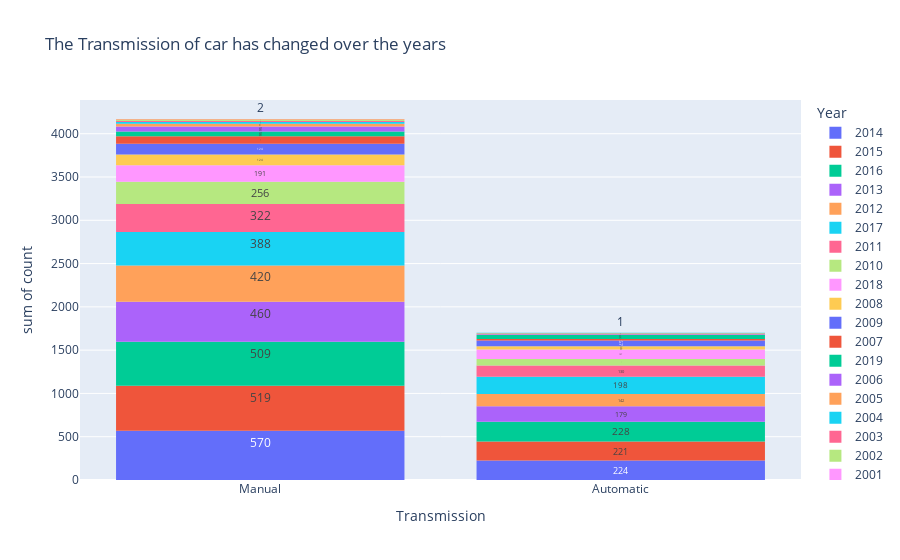

The code cell stored with this chart in its notebook:
### Code cell
px.histogram(df.groupby(["Year","Transmission"])["count"].sum().reset_index().sort_values(by="count",ascending=False),x="Transmission",y="count",color="Year",text_auto=True,title="The Transmission of car has changed over the years")

### Figure 1 — Plotly figure (JSON) as saved in the notebook; plotly's stock layout.template omitted (floating-point values rounded to 4 significant figures)
{"data": [{"alignmentgroup": "True", "bingroup": "x", "histfunc": "sum", "hovertemplate": "Year=2014<br>Transmission=%{x}<br>sum of count=%{y}<extra></extra>", "legendgroup": "2014", "marker": {"color": "#636efa", "pattern": {"shape": ""}}, "name": "2014", "offsetgroup": "2014", "orientation": "v", "showlegend": true, "texttemplate": "%{value}", "type": "histogram", "x": ["Manual", "Automatic"], "xaxis": "x", "y": [570, 224], "yaxis": "y"}, {"alignmentgroup": "True", "bingroup": "x", "histfunc": "sum", "hovertemplate": "Year=2015<br>Transmission=%{x}<br>sum of count=%{y}<extra></extra>", "legendgroup": "2015", "marker": {"color": "#EF553B", "pattern": {"shape": ""}}, "name": "2015", "offsetgroup": "2015", "orientation": "v", "showlegend": true, "texttemplate": "%{value}", "type": "histogram", "x": ["Manual", "Automatic"], "xaxis": "x", "y": [519, 221], "yaxis": "y"}, {"alignmentgroup": "True", "bingroup": "x", "histfunc": "sum", "hovertemplate": "Year=2016<br>Transmission=%{x}<br>sum of count=%{y}<extra></extra>", "legendgroup": "2016", "marker": {"color": "#00cc96", "pattern": {"shape": ""}}, "name": "2016", "offsetgroup": "2016", "orientation": "v", "showlegend": true, "texttemplate": "%{value}", "type": "histogram", "x": ["Manual", "Automatic"], "xaxis": "x", "y": [509, 228], "yaxis": "y"}, {"alignmentgroup": "True", "bingroup": "x", "histfunc": "sum", "hovertemplate": "Year=2013<br>Transmission=%{x}<br>sum of count=%{y}<extra></extra>", "legendgroup": "2013", "marker": {"color": "#ab63fa", "pattern": {"shape": ""}}, "name": "2013", "offsetgroup": "2013", "orientation": "v", "showlegend": true, "texttemplate": "%{value}", "type": "histogram", "x": ["Manual", "Automatic"], "xaxis": "x", "y": [460, 179], "yaxis": "y"}, {"alignmentgroup": "True", "bingroup": "x", "histfunc": "sum", "hovertemplate": "Year=2012<br>Transmission=%{x}<br>sum of count=%{y}<extra></extra>", "legendgroup": "2012", "marker": {"color": "#FFA15A", "pattern": {"shape": ""}}, "name": "2012", "offsetgroup": "2012", "orientation": "v", "showlegend": true, "texttemplate": "%{value}", "type": "histogram", "x": ["Manual", "Automatic"], "xaxis": "x", "y": [420, 142], "yaxis": "y"}, {"alignmentgroup": "True", "bingroup": "x", "histfunc": "sum", "hovertemplate": "Year=2017<br>Transmission=%{x}<br>sum of count=%{y}<extra></extra>", "legendgroup": "2017", "marker": {"color": "#19d3f3", "pattern": {"shape": ""}}, "name": "2017", "offsetgroup": "2017", "orientation": "v", "showlegend": true, "texttemplate": "%{value}", "type": "histogram", "x": ["Manual", "Automatic"], "xaxis": "x", "y": [388, 198], "yaxis": "y"}, {"alignmentgroup": "True", "bingroup": "x", "histfunc": "sum", "hovertemplate": "Year=2011<br>Transmission=%{x}<br>sum of count=%{y}<extra></extra>", "legendgroup": "2011", "marker": {"color": "#FF6692", "pattern": {"shape": ""}}, "name": "2011", "offsetgroup": "2011", "orientation": "v", "showlegend": true, "texttemplate": "%{value}", "type": "histogram", "x": ["Manual", "Automatic"], "xaxis": "x", "y": [322, 130], "yaxis": "y"}, {"alignmentgroup": "True", "bingroup": "x", "histfunc": "sum", "hovertemplate": "Year=2010<br>Transmission=%{x}<br>sum of count=%{y}<extra></extra>", "legendgroup": "2010", "marker": {"color": "#B6E880", "pattern": {"shape": ""}}, "name": "2010", "offsetgroup": "2010", "orientation": "v", "showlegend": true, "texttemplate": "%{value}", "type": "histogram", "x": ["Manual", "Automatic"], "xaxis": "x", "y": [256, 77], "yaxis": "y"}, {"alignmentgroup": "True", "bingroup": "x", "histfunc": "sum", "hovertemplate": "Year=2018<br>Transmission=%{x}<br>sum of count=%{y}<extra></extra>", "legendgroup": "2018", "marker": {"color": "#FF97FF", "pattern": {"shape": ""}}, "name": "2018", "offsetgroup": "2018", "orientation": "v", "showlegend": true, "texttemplate": "%{value}", "type": "histogram", "x": ["Manual", "Automatic"], "xaxis": "x", "y": [191, 107], "yaxis": "y"}, {"alignmentgroup": "True", "bingroup": "x", "histfunc": "sum", "hovertemplate": "Year=2008<br>Transmission=%{x}<br>sum of count=%{y}<extra></extra>", "legendgroup": "2008", "marker": {"color": "#FECB52", "pattern": {"shape": ""}}, "name": "2008", "offsetgroup": "2008", "orientation": "v", "showlegend": true, "texttemplate": "%{value}", "type": "histogram", "x": ["Manual", "Automatic"], "xaxis": "x", "y": [124, 38], "yaxis": "y"}, {"alignmentgroup": "True", "bingroup": "x", "histfunc": "sum", "hovertemplate": "Year=2009<br>Transmission=%{x}<br>sum of count=%{y}<extra></extra>", "legendgroup": "2009", "marker": {"color": "#636efa", "pattern": {"shape": ""}}, "name": "2009", "offsetgroup": "2009", "orientation": "v", "showlegend": true, "texttemplate": "%{value}", "type": "histogram", "x": ["Manual", "Automatic"], "xaxis": "x", "y": [124, 67], "yaxis": "y"}, {"alignmentgroup": "True", "bingroup": "x", "histfunc": "sum", "hovertemplate": "Year=2007<br>Transmission=%{x}<br>sum of count=%{y}<extra></extra>", "legendgroup": "2007", "marker": {"color": "#EF553B", "pattern": {"shape": ""}}, "name": "2007", "offsetgroup": "2007", "orientation": "v", "showlegend": true, "texttemplate": "%{value}", "type": "histogram", "x": ["Manual", "Automatic"], "xaxis": "x", "y": [87, 18], "yaxis": "y"}, {"alignmentgroup": "True", "bingroup": "x", "histfunc": "sum", "hovertemplate": "Year=2019<br>Transmission=%{x}<br>sum of count=%{y}<extra></extra>", "legendgroup": "2019", "marker": {"color": "#00cc96", "pattern": {"shape": ""}}, "name": "2019", "offsetgroup": "2019", "orientation": "v", "showlegend": true, "texttemplate": "%{value}", "type": "histogram", "x": ["Manual", "Automatic"], "xaxis": "x", "y": [56, 46], "yaxis": "y"}, {"alignmentgroup": "True", "bingroup": "x", "histfunc": "sum", "hovertemplate": "Year=2006<br>Transmission=%{x}<br>sum of count=%{y}<extra></extra>", "legendgroup": "2006", "marker": {"color": "#ab63fa", "pattern": {"shape": ""}}, "name": "2006", "offsetgroup": "2006", "orientation": "v", "showlegend": true, "texttemplate": "%{value}", "type": "histogram", "x": ["Manual", "Automatic"], "xaxis": "x", "y": [56, 10], "yaxis": "y"}, {"alignmentgroup": "True", "bingroup": "x", "histfunc": "sum", "hovertemplate": "Year=2005<br>Transmission=%{x}<br>sum of count=%{y}<extra></extra>", "legendgroup": "2005", "marker": {"color": "#FFA15A", "pattern": {"shape": ""}}, "name": "2005", "offsetgroup": "2005", "orientation": "v", "showlegend": true, "texttemplate": "%{value}", "type": "histogram", "x": ["Manual", "Automatic"], "xaxis": "x", "y": [33, 9], "yaxis": "y"}, {"alignmentgroup": "True", "bingroup": "x", "histfunc": "sum", "hovertemplate": "Year=2004<br>Transmission=%{x}<br>sum of count=%{y}<extra></extra>", "legendgroup": "2004", "marker": {"color": "#19d3f3", "pattern": {"shape": ""}}, "name": "2004", "offsetgroup": "2004", "orientation": "v", "showlegend": true, "texttemplate": "%{value}", "type": "histogram", "x": ["Manual", "Automatic"], "xaxis": "x", "y": [19, 6], "yaxis": "y"}, {"alignmentgroup": "True", "bingroup": "x", "histfunc": "sum", "hovertemplate": "Year=2003<br>Transmission=%{x}<br>sum of count=%{y}<extra></extra>", "legendgroup": "2003", "marker": {"color": "#FF6692", "pattern": {"shape": ""}}, "name": "2003", "offsetgroup": "2003", "orientation": "v", "showlegend": true, "texttemplate": "%{value}", "type": "histogram", "x": ["Manual", "Automatic"], "xaxis": "x", "y": [13, 1], "yaxis": "y"}, {"alignmentgroup": "True", "bingroup": "x", "histfunc": "sum", "hovertemplate": "Year=2002<br>Transmission=%{x}<br>sum of count=%{y}<extra></extra>", "legendgroup": "2002", "marker": {"color": "#B6E880", "pattern": {"shape": ""}}, "name": "2002", "offsetgroup": "2002", "orientation": "v", "showlegend": true, "texttemplate": "%{value}", "type": "histogram", "x": ["Manual"], "xaxis": "x", "y": [11], "yaxis": "y"}, {"alignmentgroup": "True", "bingroup": "x", "histfunc": "sum", "hovertemplate": "Year=2001<br>Transmission=%{x}<br>sum of count=%{y}<extra></extra>", "legendgroup": "2001", "marker": {"color": "#FF97FF", "pattern": {"shape": ""}}, "name": "2001", "offsetgroup": "2001", "orientation": "v", "showlegend": true, "texttemplate": "%{value}", "type": "histogram", "x": ["Manual"], "xaxis": "x", "y": [4], "yaxis": "y"}, {"alignmentgroup": "True", "bingroup": "x", "histfunc": "sum", "hovertemplate": "Year=2000<br>Transmission=%{x}<br>sum of count=%{y}<extra></extra>", "legendgroup": "2000", "marker": {"color": "#FECB52", "pattern": {"shape": ""}}, "name": "2000", "offsetgroup": "2000", "orientation": "v", "showlegend": true, "texttemplate": "%{value}", "type": "histogram", "x": ["Manual"], "xaxis": "x", "y": [4], "yaxis": "y"}, {"alignmentgroup": "True", "bingroup": "x", "histfunc": "sum", "hovertemplate": "Year=1999<br>Transmission=%{x}<br>sum of count=%{y}<extra></extra>", "legendgroup": "1999", "marker": {"color": "#636efa", "pattern": {"shape": ""}}, "name": "1999", "offsetgroup": "1999", "orientation": "v", "showlegend": true, "texttemplate": "%{value}", "type": "histogram", "x": ["Manual"], "xaxis": "x", "y": [2], "yaxis": "y"}, {"alignmentgroup": "True", "bingroup": "x", "histfunc": "sum", "hovertemplate": "Year=1998<br>Transmission=%{x}<br>sum of count=%{y}<extra></extra>", "legendgroup": "1998", "marker": {"color": "#EF553B", "pattern": {"shape": ""}}, "name": "1998", "offsetgroup": "1998", "orientation": "v", "showlegend": true, "texttemplate": "%{value}", "type": "histogram", "x": ["Manual", "Automatic"], "xaxis": "x", "y": [2, 1], "yaxis": "y"}], "layout": {"barmode": "relative", "legend": {"title": {"text": "Year"}, "tracegroupgap": 0}, "title": {"text": "The Transmission of car has changed over the years"}, "xaxis": {"anchor": "y", "domain": [0, 1], "title": {"text": "Transmission"}}, "yaxis": {"anchor": "x", "domain": [0, 1], "title": {"text": "sum of count"}}}}
